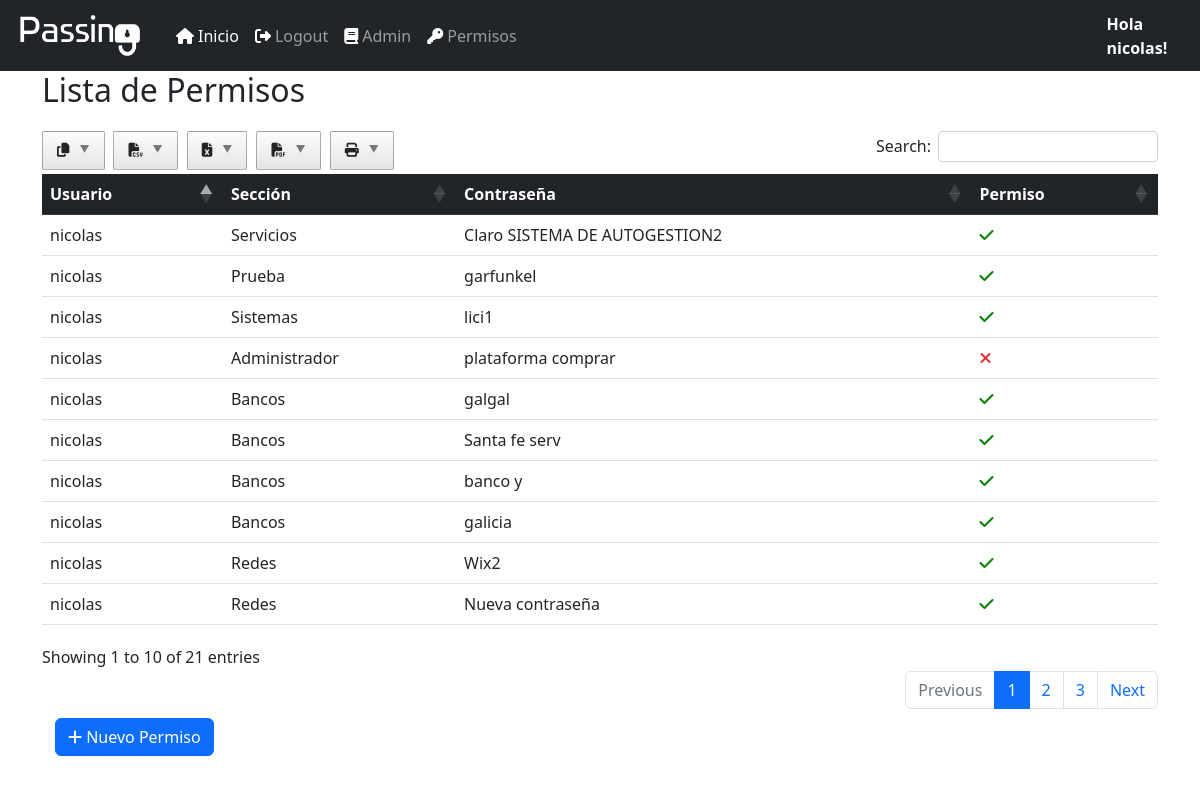
Page /perm/permissionlist (signed in) on the earlier database version.
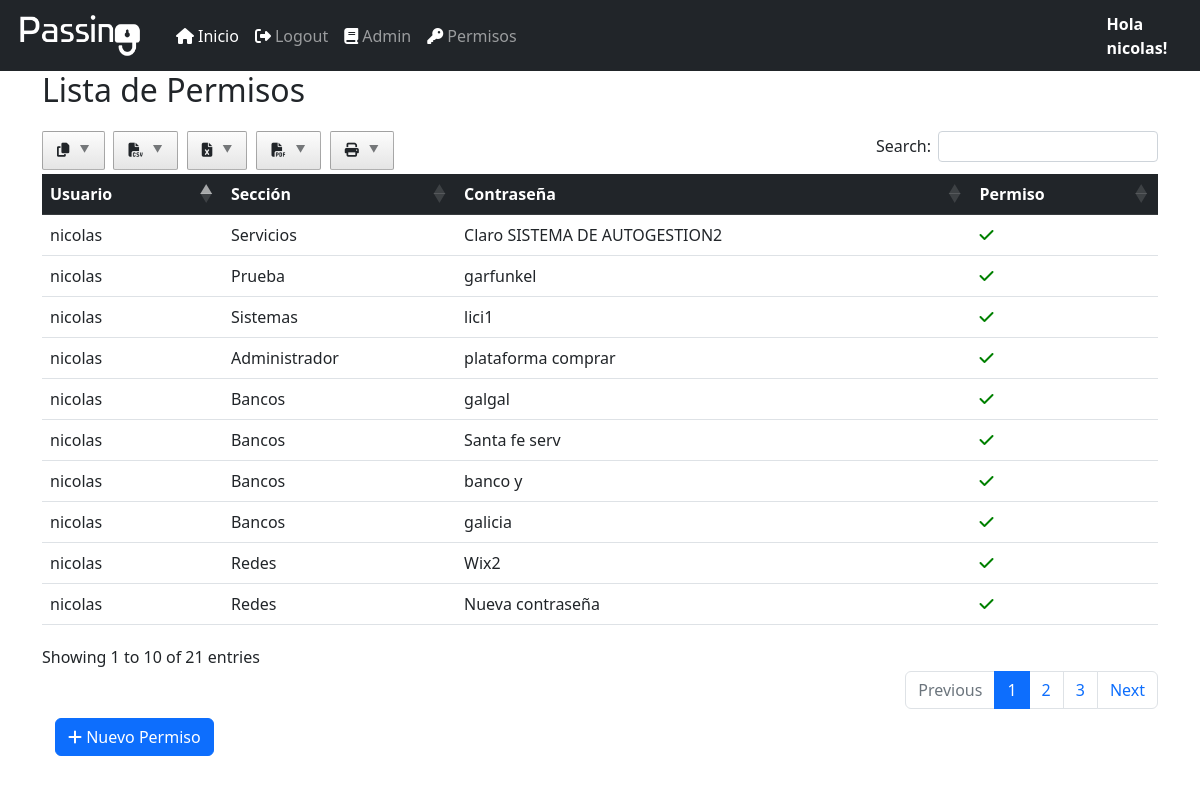
Same page on the later database version.
### login/models.py (models this page shows)
class CustomUser(AbstractUser):
    avatar = models.ImageField(blank=True, null=True, upload_to='static/')
    position = models.CharField(max_length=80,null=True)

### permission/models.py (models this page shows, shortened)
class ContraPermission(models.Model):
    user_id = models.ForeignKey(CustomUser, on_delete=models.CASCADE)
    contra_id = models.ForeignKey(Contrasena, on_delete=models.CASCADE)
    permission = models.CharField(max_length=20, null=True)
    perm_active = models.BooleanField(default = True)
    created = models.DateTimeField(auto_now=True)
    updated = models.DateTimeField(auto_now_add=True)

### passbase/models.py (models this page shows, shortened)
class Contrasena(models.Model):
    nombre_contra = models.CharField(max_length=50, unique=True)
    seccion = models.ForeignKey(SeccionContra, on_delete=models.CASCADE)
    link = models.CharField(max_length=265)
    usuario = models.CharField(max_length=60)
    contraseña = models.CharField(max_length=60)
    actualizacion= models.IntegerField(default=30) #la contraseña pedirá cambio cada x dias de este campo
    info = models.CharField(max_length=260)
    active = models.BooleanField(default=True)
    created = models.DateTimeField(auto_now=True)
    updated = models.DateTimeField(auto_now_add=True)

class SeccionContra(models.Model):
    nombre_seccion = models.CharField(max_length=50)
    active = models.BooleanField(default=True)
    created = models.DateTimeField(auto_now=True)
    updated = models.DateTimeField(auto_now_add=True)
    def __str__(self):
        return self.nombre_seccion

### permission/views.py (the view)
# urls.py: path('permissionlist',PermissionListView.as_view(), name='permissionlist'),
@method_decorator(user_passes_test(is_administrator), name='dispatch') #no permite ingreso si no es superuser
class PermissionListView(ListView):
    model = ContraPermission
    template_name = 'listpermission.html'
    def get_context_data(self, **kwargs):
        context = super().get_context_data(**kwargs)
        context['title'] = 'Lista de Permisos'
        return context
    def get_queryset(self):
        permisos =  ContraPermission.objects.all().order_by('-user_id', '-contra_id__seccion')
        return permisos

### permission/views.py (called while the page is built)
def is_administrator(user):
    return user.is_superuser

### templates/listpermission.html (shortened to what this page needs)
<!DOCTYPE html>
{% extends 'base.html'%}
{% load static %}
{% block head %}
<link rel="stylesheet" href="{% static 'lib/datatables-1.13.1/css/dataTables.bootstrap5.min.css' %}">
<link rel="stylesheet" href="{% static 'lib\DataTables-1.13.1\Buttons-2.4.2\css\buttons.dataTables.min.css'%}">
<link rel="stylesheet" href="{% static 'lib\DataTables-1.13.1\Buttons-2.4.2\css\buttons.bootstrap5.min.css'%}">
<link rel="stylesheet" href="{% static 'lib/datatables-1.13.1/plugins/responsive-2.4.0/css/responsive.bootstrap5.min.css' %}">
{% endblock %}
{% block content %}
<body>
<div class="container" style="height: 60px;">
    <h2>{{title}}</h2>
</div>
    <div class="container">
            <table class="table" id="data">
                <thead class="table-dark">
                    <tr >
                        <th scope="col">Usuario</th>
                        <th scope="col">Sección</th>
                        <th scope="col">Contraseña</th>
                        <th scope="col">Permiso</th>
                    </tr>
                </thead>
                <tbody>
                    {% for perm in object_list %}
                    <tr>
                        <td>{{ perm.user_id }}</td>
                        <td>{{ perm.contra_id.seccion}}</td>
                        <td>{{ perm.contra_id.nombre_contra }}</td>
                        {% if perm.permission == 'True' %}
                        <td> <i class="fas fa-check" style = 'color:green;' value='Si'></i> </td>
                        {% else %}
                        <td> <i class="fa-solid fa-xmark" style = 'color:rgb(216, 48, 48);'value='No'></i> </td>
                        {% endif %}
                    </tr>
                    {% endfor %}
                </tbody>
            </table>
            <div>
                <button class="btn">
                    <a class="btn btn-primary btn-flat" href = {% url "permissionform1" %}>
                    <i class="fas fa-plus"></i> Nuevo Permiso </a>
                </button>
            </div>
    </div>
{% endblock %}

### templates/base.html (shortened to what this page needs)
<html>
        <head>
            {% load static %}
                <link rel="stylesheet" href="{% static 'lib/bootstrap-5.2.2-dist/css/bootstrap.min.css'%}"></link>
           {% block head %}
            {% endblock %}
        </head>
        <body>
    <div class="">
           <nav class="navbar navbar-expand-lg navbar-dark bg-dark">
            <div class="container-fluid">
              <a class="navbar-brand" href="#"><img src="{% static 'Passing2.png' %}" width="140px" height="45px"></a>
              <div class="collapse navbar-collapse" id="navbarColor02">
                <ul class="navbar-nav ml-auto">
                  <li class="nav-item">
                    <a class="nav-link active" href={% url 'listpass' %}><i class="fa-solid fa-house" style="color:white">&nbsp;</i>Inicio
                    </a>
                  </li>
                  {% if request.user.is_authenticated %}
                  <li class="nav-item">
                    <a class="nav-link" href="{% url 'logout' %}"><i class="fa-solid fa-right-from-bracket" style="color:white">&nbsp;</i>Logout</a>
                  </li>
                  {%endif%}
                  <li class="nav-item">
                    <a class="nav-link" href="{% url 'config' %}"><i class="fa-solid fa-book" style="color:white">&nbsp;</i>Admin</a>
                  </li>
                  {% if request.user.is_superuser %}
                  <li class="nav-item">
                    <a class="nav-link" href="{% url 'permissionlist' %}"><i class="fa-solid fa-key" style="color:white">&nbsp;</i>Permisos</a>
                  </li>
                  {%endif%}
                    </div>
                {% if request.user.is_authenticated %}
              </div>
              <a class="nav-link" href="{% url 'profile' request.user.username %}" style="color:white"><b>Hola {{request.user}}!</b></a>
            </div>
            {%else%}
          </div>
          <a class="nav-link" href="{% url 'login' %}" style="color:white"><b>Hola {{request.user}}!</b></a>
        </div>
            {%endif%}
          {% block content %}
            {% endblock %}
          </body>
    </html>

Differences in the rows shown:
changed ContraPermission "Administrador": permission "False" → "True" (drawn)
